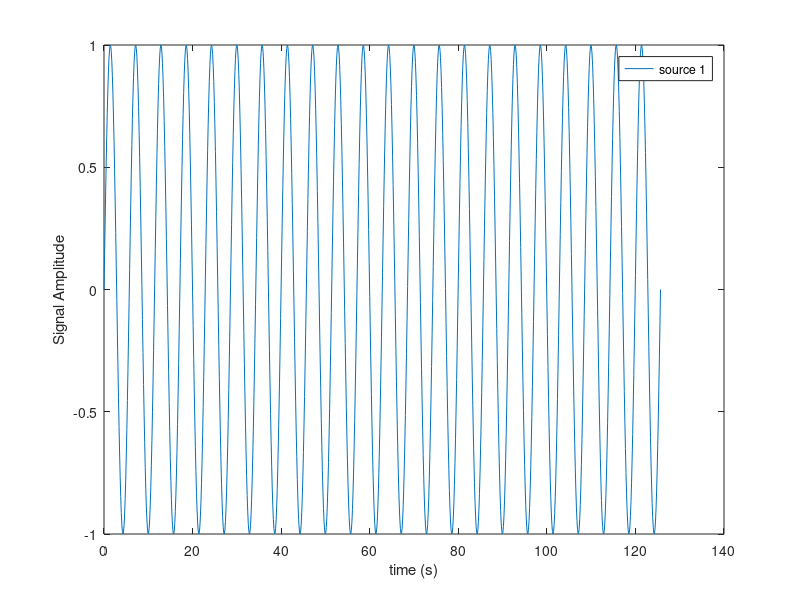
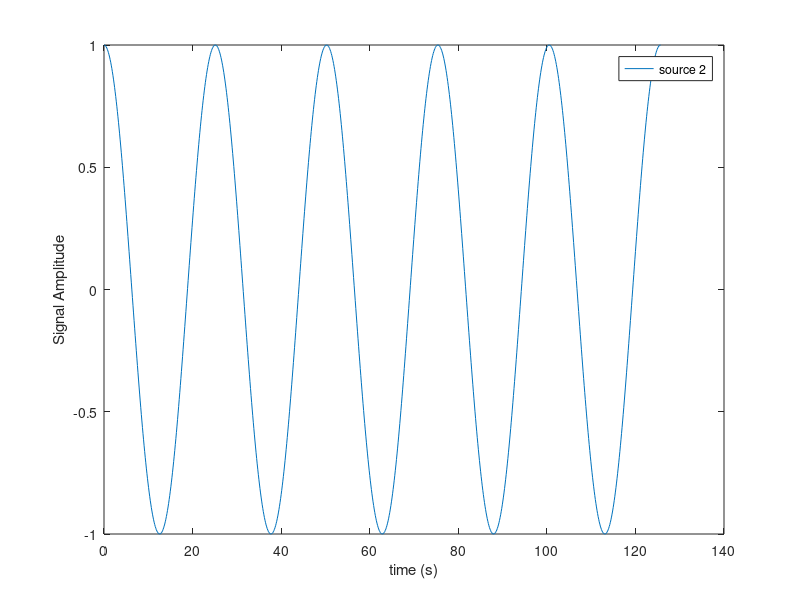
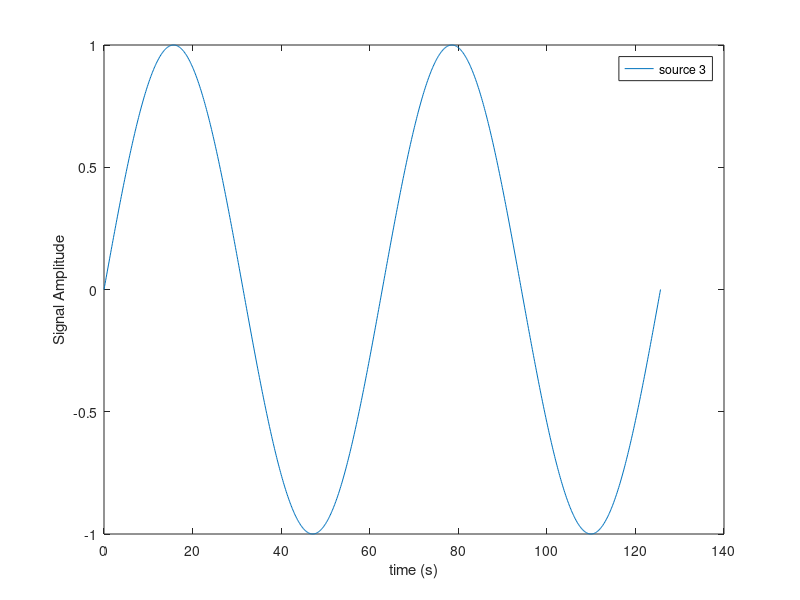
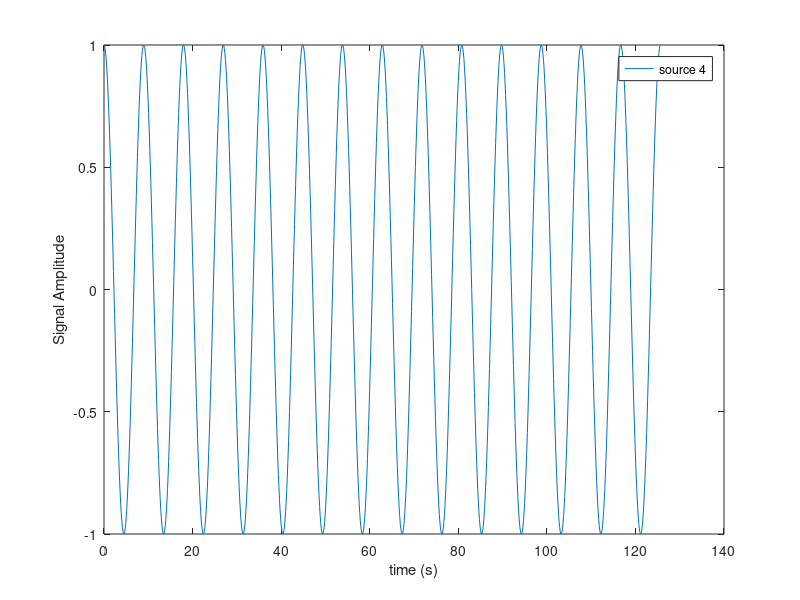

The MATLAB script that drew these images, in order:
% An implementation of the fast ICA algorithm

clear
clc

tic

%% Parameters

N           = 6;                            %The number of observed mixtures
C           = N;                            %The number of independent sources
M           = 1000;                         %Sample size, i.e.: number of observations

K           = 0.1;                          %Slope of zigzag function
na          = 8;                            %Number of zigzag oscillations within sample
ns          = 5;                            %Number of alternating step function oscillations within sample

finalTime   = 40*pi;                        %Final sample time (s)
initialTime = 0;                            %Initial sample time (s)

%% Generating Data for ICA

Amix        = rand(N,N);                    %Amix is a random N x N mixing matrix

timeVector  = initialTime:(finalTime-initialTime)/(M-1):finalTime;  %Vector of time coordinates

source1     = sin(1.1*timeVector);          %Independent source component 1, sin(a * t)
source2     = cos(0.25*timeVector);         %Independent source component 2, cos(b * t)
source3     = sin(0.1*timeVector);          %Independent source component 3, sin(c * t)
source4     = cos(0.7*timeVector);          %Independent source component 4, cos(d * t)
source5     = zeros(1,M);                   %Independent source component 5, a zigzag pattern
source6     = zeros(1,M);                   %Independent Component 6, alternating step-function

periodSource5 = (finalTime-initialTime)/na;
periodSource6 = (finalTime-initialTime)/ns/2;

for i = 1:M
    source5(i) = K*timeVector(i)-floor(timeVector(i)/periodSource5)*K*periodSource5;
end

source5 = source5 - mean(source5);

for i = 1:M
    if mod(floor(timeVector(i)/periodSource6),2) == 0
        source6(i) = 1;
    else
        source6(i) = -1;
    end    
end

source6 = source6 - mean(source6);

S = [source1;source2;source3;source4;source5;source6];    %Source Matrix

Xobs = Amix*S;                              %Matrix consisting of M samples of N observed mixtures

figure
plot(timeVector,source1)                    %Plotting the N independent sources vs. time
xlabel('time (s)')
ylabel('Signal Amplitude') 
legend('source 1')

figure
plot(timeVector,source2)                    %Plotting the N independent sources vs. time
xlabel('time (s)')
ylabel('Signal Amplitude') 
legend('source 2')

figure
plot(timeVector,source3)                    %Plotting the N independent sources vs. time
xlabel('time (s)')
ylabel('Signal Amplitude') 
legend('source 3')

figure
plot(timeVector,source4)                    %Plotting the N independent sources vs. time
xlabel('time (s)')
ylabel('Signal Amplitude') 
legend('source 4')

figure
plot(timeVector,source5)                    %Plotting the N independent sources vs. time
xlabel('time (s)')
ylabel('Signal Amplitude') 
legend('source 5')

figure
plot(timeVector,source6)                    %Plotting the N independent sources vs. time
xlabel('time (s)')
ylabel('Signal Amplitude') 
legend('source 6')

figure
plot(timeVector,Xobs);                      %Plotting N observed mixtures of each sample vs. time
xlabel('time (s)') 
ylabel('Signal Amplitude')
legend('Observed Mixture 1', 'Observed Mixture 2', 'Observed Mixture 3', 'Observed Mixture 4', 'Observed Mixture 5', 'Observed Mixture 6')

%% Preprocessing, Centering

X = Xobs';                                  %X is the transpose of the matrix of M samples of N mixtures, used in subsequent calculations

Xmean = mean(X);                            %Xmean is the mean vector of the matrix X

for i = 1:N
    X(:,i) = X(:,i) - Xmean(i);             %The matrix X is centered by subtracting each of the N mixtures by their corresponding sample averages
end

%% Preprocessing, Whitening

ExxT    = cov(X);                           %The covariance matrix of X is computed and stored in ExxT
[E,D]   = eig(ExxT);                        %Eigenvalue decomposition is applied on the covariance matrix of X, ExxT

Z = E*1/sqrt(D)*E'*X';                      %The matrix X is whitened to Z

%% FastICA algorithm

W = 0.5*ones(C,N);                              %Initializing W, a matrix consisting of columns corresponding with the inverse of the (transformed) mixing Amix

iterations = 100;                           %The amount of iterations used in the fastICA algorithm

for p = 1:C
    
wp = ones(N,1)*0.5;
wp = wp / sqrt(wp'*wp);

    for i = 1:iterations
        
        G       = tanh(wp'*Z);
        Gder    = 1-tanh(wp'*Z).^2;
        
        wp      = 1/M*Z*G' - 1/M*Gder*ones(M,1)*wp;
        
        dumsum  = zeros(C,1);
        
        for j = 1:p-1
            dumsum = dumsum + wp'*W(:,j)*W(:,j);
        end
        
        wp      = wp - dumsum;        
        wp      = wp / sqrt(wp'*wp);
    end
    
    W(:,p) = wp; 
end

%% Output Results

W = W/sqrt(2);                              %The factor sqrt(2) is an empirical constant added to make the predictions fit the data properly. The source of the factor has yet to be determined.

W;

Ainvest = W'*E*1/sqrt(D)*E'  ;               %The estimated inverse of the mixing matrix Amix. Note order of rows may vary. 
Ainvact = inv(Amix)        ;                 %The acutal inverse of the mixing matrix Amix

Sest = W'*Z;

figure
plot(timeVector, Sest(1,:))
xlabel('time (s)') 
ylabel('Signal Amplitude') 
legend('Source Estimation 1')

figure
plot(timeVector, Sest(2,:))
xlabel('time (s)') 
ylabel('Signal Amplitude') 
legend('Source Estimation 2')

figure
plot(timeVector, Sest(3,:))
xlabel('time (s)')
ylabel('Signal Amplitude') 
legend('Source Estimation 3')

figure
plot(timeVector, Sest(4,:))
xlabel('time (s)')
ylabel('Signal Amplitude') 
legend('Source Estimation 4')

figure
plot(timeVector, Sest(5,:))
xlabel('time (s)')
ylabel('Signal Amplitude') 
legend('Source Estimation 5')

figure
plot(timeVector, Sest(6,:))
xlabel('time (s)')
ylabel('Signal Amplitude') 
legend('Source Estimation 6')

toc
